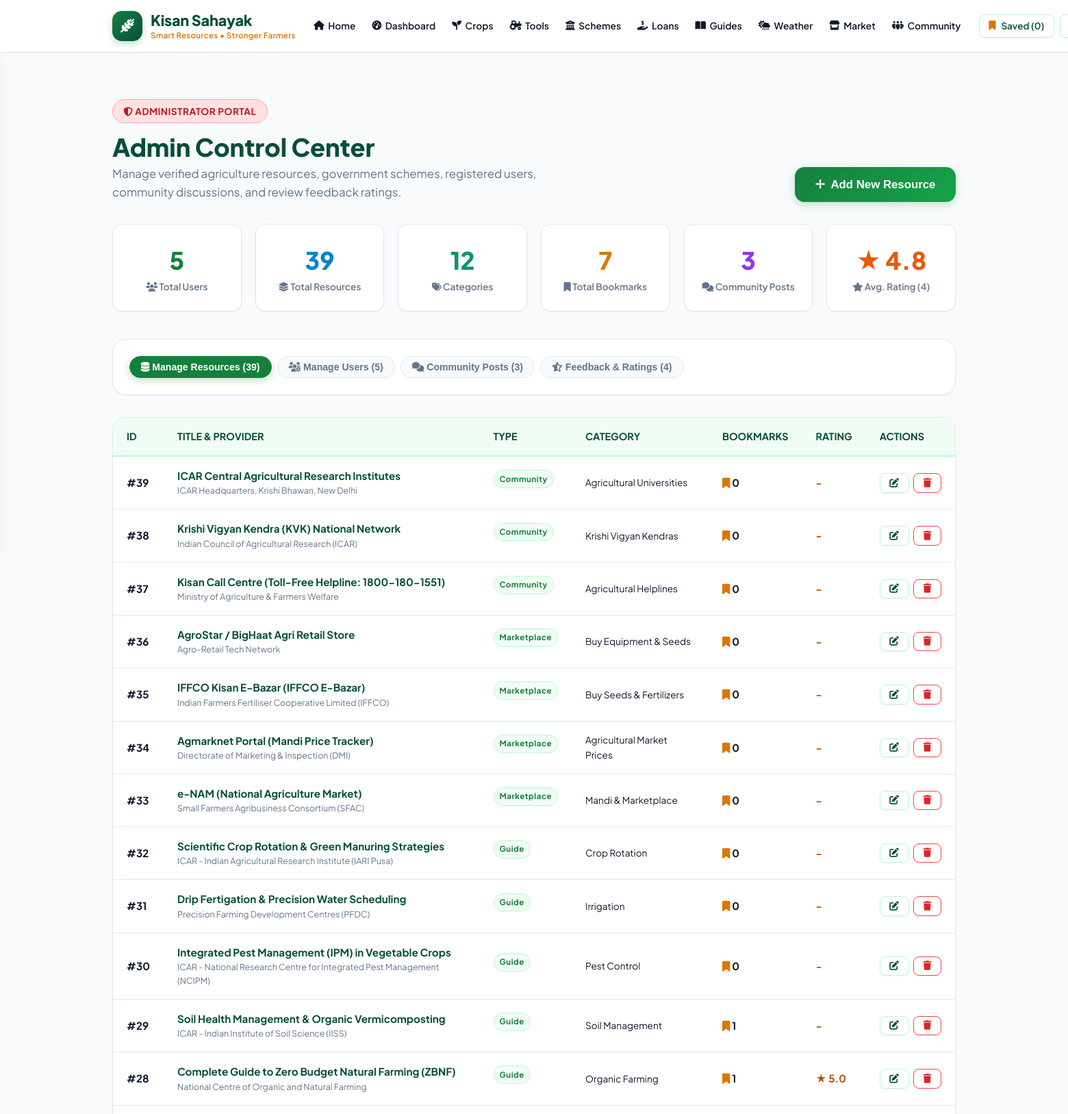
The app's page /admin (signed in, upper part) with its own data.
### tables this page shows
CREATE TABLE resources (
        id INTEGER PRIMARY KEY AUTOINCREMENT,
        title TEXT NOT NULL,
        description TEXT NOT NULL,
        category_id INTEGER,
        category_name TEXT,
        resource_type TEXT NOT NULL,
        external_url TEXT,
        image_url TEXT,
        season_climate TEXT,
        eligibility TEXT,
        benefits TEXT,
        provider TEXT,
        views_count INTEGER DEFAULT 0,
        created_at TIMESTAMP DEFAULT CURRENT_TIMESTAMP
    );

### app.py (the view)
@app.route('/admin')
@admin_required
def admin_dashboard():
    conn = get_db()
    stats = {
        'total_users': conn.execute("SELECT COUNT(*) FROM users").fetchone()[0],
        'total_resources': conn.execute("SELECT COUNT(*) FROM resources").fetchone()[0],
        'total_categories': conn.execute("SELECT COUNT(*) FROM categories").fetchone()[0],
        'total_feedback': conn.execute("SELECT COUNT(*) FROM feedback").fetchone()[0],
        'total_bookmarks': conn.execute("SELECT COUNT(*) FROM bookmarks").fetchone()[0],
        'total_posts': conn.execute("SELECT COUNT(*) FROM community_posts").fetchone()[0],
        'avg_rating': round(conn.execute("SELECT COALESCE(AVG(rating), 0) FROM feedback").fetchone()[0], 1)
    }
    resources_list = conn.execute("""
    SELECT r.*,
           (SELECT COUNT(*) FROM bookmarks WHERE resource_id = r.id) as bookmark_count,
           (SELECT COALESCE(AVG(rating), 0) FROM feedback WHERE resource_id = r.id) as avg_rating
    FROM resources r
    ORDER BY r.id DESC
    """).fetchall()
    users_list = conn.execute("SELECT * FROM users ORDER BY created_at DESC").fetchall()
    categories_list = conn.execute("SELECT * FROM categories ORDER BY name ASC").fetchall()
    feedback_list = conn.execute("""
    SELECT f.*, u.full_name, u.username, r.title as resource_title
    FROM feedback f
    JOIN users u ON f.user_id = u.id
    JOIN resources r ON f.resource_id = r.id
    ORDER BY f.created_at DESC
    """).fetchall()
    posts_list = conn.execute("""
    SELECT p.*, u.full_name, u.username,
           (SELECT COUNT(*) FROM comments WHERE post_id = p.id) as comment_count,
           (SELECT COUNT(*) FROM likes WHERE post_id = p.id) as like_count
    FROM community_posts p
    JOIN users u ON p.user_id = u.id
    ORDER BY p.created_at DESC
    """).fetchall()
    conn.close()
    return render_template(
        'admin.html',
        stats=stats,
        resources=resources_list,
        users=users_list,
        categories=categories_list,
        feedback_list=feedback_list,
        posts=posts_list
    )

### app.py (called while the page is built, shortened)
@app.before_request
def setup_security_and_user():
    if 'csrf_token' not in session:
        session['csrf_token'] = secrets.token_hex(32)
    user_id = session.get('user_id')
    if user_id is None:
        g.user = None
    else:
        conn = get_db()
        user = conn.execute("SELECT * FROM users WHERE id = ?", (user_id,)).fetchone()
        conn.close()
        g.user = user

@app.context_processor
def inject_global_vars():
    user_id = session.get('user_id')
    bookmarked_ids = set()
    if user_id:
        conn = get_db()
        b_rows = conn.execute("SELECT resource_id FROM bookmarks WHERE user_id = ?", (user_id,)).fetchall()
        bookmarked_ids = {row['resource_id'] for row in b_rows}
        conn.close()
    return {
        'current_user': g.user,
        'bookmarked_ids': bookmarked_ids,
        'indian_states': INDIAN_STATES,
        'now_year': datetime.now().year,
        'csrf_token': session.get('csrf_token', '')
    }

@app.template_filter('format_date')
def format_date_filter(value):
    if not value:
        return ''
    try:
        val_str = str(value).strip()
        if 'T' in val_str:
            dt = datetime.fromisoformat(val_str.replace('Z', '+00:00'))
        elif len(val_str) >= 19:
            dt = datetime.strptime(val_str[:19], "%Y-%m-%d %H:%M:%S")
        elif len(val_str) >= 10:
            dt = datetime.strptime(val_str[:10], "%Y-%m-%d")
        else:
            return val_str
        return dt.strftime("%d %b %Y")
    except Exception:
        return str(value)[:10]

def admin_required(f):
    @wraps(f)
    def decorated_function(*args, **kwargs):
        if g.user is None:
            flash('Please log in with administrator privileges.', 'warning')
            return redirect(url_for('login', next=request.path))
        if g.user['role'] != 'admin':
            flash('Access denied. Administrator privileges required.', 'danger')
            return redirect(url_for('index'))
        return f(*args, **kwargs)
    return decorated_function

### database.py (called while the page is built)
def get_db(db_path=None):
    if db_path is None:
        db_path = os.environ.get('KISAN_DB_PATH', DB_PATH)
    folder = os.path.dirname(db_path)
    if folder:
        os.makedirs(folder, exist_ok=True)
    conn = sqlite3.connect(db_path)
    conn.row_factory = sqlite3.Row
    conn.execute("PRAGMA foreign_keys = ON")
    return conn

### templates/admin.html (shortened to what this page needs)
{% extends "base.html" %}
{% block content %}
<div class="container" style="padding-top: 3rem; padding-bottom: 5rem;">
  <div class="section-header" style="text-align: left; margin-bottom: 2rem; display: flex; align-items: flex-end; justify-content: space-between; flex-wrap: wrap; gap: 1rem;">
    <div>
      <span class="section-badge" style="background-color: #fee2e2; color: #b91c1c; border-color: #fca5a5;">
        <i class="fa-solid fa-shield-halved"></i> Administrator Portal
      </span>
      <h1 class="section-title" style="margin-bottom: 0.25rem;">Admin Control Center</h1>
      <p class="section-subtitle" style="margin: 0;">
        Manage verified agriculture resources, government schemes, registered users, community discussions, and review feedback ratings.
      </p>
    </div>
    <button class="btn btn-primary btn-lg" onclick="openModal('addResourceModal')">
      <i class="fa-solid fa-plus"></i> Add New Resource
    </button>
  </div>
  <div class="admin-metrics-grid">
    <div class="admin-metric-card">
      <div class="admin-metric-val">{{ stats.total_users }}</div>
      <div class="admin-metric-label"><i class="fa-solid fa-users"></i> Total Users</div>
    </div>
    <div class="admin-metric-card">
      <div class="admin-metric-val" style="color: #0284c7;">{{ stats.total_resources }}</div>
      <div class="admin-metric-label"><i class="fa-solid fa-layer-group"></i> Total Resources</div>
    </div>
    <div class="admin-metric-card">
      <div class="admin-metric-val" style="color: #059669;">{{ stats.total_categories }}</div>
      <div class="admin-metric-label"><i class="fa-solid fa-tags"></i> Categories</div>
    </div>
    <div class="admin-metric-card">
      <div class="admin-metric-val" style="color: #d97706;">{{ stats.total_bookmarks }}</div>
      <div class="admin-metric-label"><i class="fa-solid fa-bookmark"></i> Total Bookmarks</div>
    </div>
    <div class="admin-metric-card">
      <div class="admin-metric-val" style="color: #9333ea;">{{ stats.total_posts }}</div>
      <div class="admin-metric-label"><i class="fa-solid fa-comments"></i> Community Posts</div>
    </div>
    <div class="admin-metric-card">
      <div class="admin-metric-val" style="color: #ea580c;">★ {{ stats.avg_rating }}</div>
      <div class="admin-metric-label"><i class="fa-solid fa-star"></i> Avg. Rating ({{ stats.total_feedback }})</div>
    </div>
  </div>
  <div class="filter-search-strip" style="margin-bottom: 2rem;">
    <div class="filter-pills-row">
      <button class="filter-pill active" onclick="showAdminTab('tab-resources', this)">
        <i class="fa-solid fa-database"></i> Manage Resources ({{ resources|length }})
      </button>
      <button class="filter-pill" onclick="showAdminTab('tab-users', this)">
        <i class="fa-solid fa-users-gear"></i> Manage Users ({{ users|length }})
      </button>
      <button class="filter-pill" onclick="showAdminTab('tab-community', this)">
        <i class="fa-solid fa-comments"></i> Community Posts ({{ posts|length }})
      </button>
      <button class="filter-pill" onclick="showAdminTab('tab-feedback', this)">
        <i class="fa-solid fa-star-half-stroke"></i> Feedback & Ratings ({{ feedback_list|length }})
      </button>
    </div>
  </div>
  <div id="tab-resources" class="admin-tab-content">
    <div class="admin-table-wrap">
      <table class="mandi-table">
        <thead>
          <tr>
            <th>ID</th>
            <th>Title & Provider</th>
            <th>Type</th>
            <th>Category</th>
            <th>Bookmarks</th>
            <th>Rating</th>
            <th>Actions</th>
          </tr>
        </thead>
        <tbody>
          {% for r in resources %}
            <tr>
              <td style="font-weight: 700;">#{{ r.id }}</td>
              <td>
                <div style="font-weight: 700; color: var(--forest-dark);">{{ r.title }}</div>
                <div style="font-size: 0.78rem; color: var(--text-muted);">{{ r.provider }}</div>
              </td>
              <td>
                <span class="section-badge" style="font-size: 0.72rem; padding: 0.2rem 0.5rem; text-transform: capitalize;">
                  {{ r.resource_type }}
                </span>
              </td>
              <td style="font-size: 0.85rem;">{{ r.category_name }}</td>
              <td style="font-weight: 700;"><i class="fa-solid fa-bookmark" style="color: var(--amber-warm);"></i> {{ r.bookmark_count }}</td>
              <td style="font-weight: 700; color: #b45309;">
                {% if r.avg_rating > 0 %}
                  ★ {{ "%.1f"|format(r.avg_rating) }}
                {% else %}
                  -
                {% endif %}
              </td>
              <td>
                <div style="display: flex; gap: 0.4rem;">
                  <button class="btn btn-secondary btn-sm admin-edit-btn"
                          data-id="{{ r.id }}"
                          data-title="{{ r.title }}"
                          data-type="{{ r.resource_type }}"
                          data-category="{{ r.category_name }}"
                          data-desc="{{ r.description }}"
                          data-url="{{ r.external_url }}"
                          data-provider="{{ r.provider }}"
                          data-climate="{{ r.season_climate }}"
                          data-eligibility="{{ r.eligibility }}"
                          data-benefits="{{ r.benefits }}"
                          title="Edit Resource">
                    <i class="fa-solid fa-pen-to-square"></i>
                  </button>
                  <form action="{{ url_for('admin_delete_resource', res_id=r.id) }}" method="POST" onsubmit="return confirm('Delete this resource permanently?');" style="display: inline;">
                    <button type="submit" class="btn btn-sm btn-outline-danger" title="Delete Resource">
                      <i class="fa-solid fa-trash"></i>
                    </button>
                  </form>
                </div>
              </td>
            </tr>
          {% endfor %}
        </tbody>
      </table>
    </div>
  </div>
</div>
{% endblock %}

### records on screen
resources: id "39", title "ICAR Central Agricultural Research Institutes", provider "ICAR Headquarters, Krishi Bhawan, New Delhi", resource_type "Community", category_name "Agricultural Universities", bookmark_count "0"
resources: id "38", title "Krishi Vigyan Kendra (KVK) National Network", provider "Indian Council of Agricultural Research (ICAR)", resource_type "Community", category_name "Krishi Vigyan Kendras", bookmark_count "0"
resources: id "37", title "Kisan Call Centre (Toll-Free Helpline: 1800-180-1551)", provider "Ministry of Agriculture & Farmers Welfare", resource_type "Community", category_name "Agricultural Helplines", bookmark_count "0"
resources: id "36", title "AgroStar / BigHaat Agri Retail Store", provider "Agro-Retail Tech Network", resource_type "Marketplace", category_name "Buy Equipment & Seeds", bookmark_count "0"
resources: id "35", title "IFFCO Kisan E-Bazar (IFFCO E-Bazar)", provider "Indian Farmers Fertiliser Cooperative Limited (IFFCO)", resource_type "Marketplace", category_name "Buy Seeds & Fertilizers", bookmark_count "0"
resources: id "34", title "Agmarknet Portal (Mandi Price Tracker)", provider "Directorate of Marketing & Inspection (DMI)", resource_type "Marketplace", category_name "Agricultural Market Prices", bookmark_count "0"
resources: id "33", title "e-NAM (National Agriculture Market)", provider "Small Farmers Agribusiness Consortium (SFAC)", resource_type "Marketplace", category_name "Mandi & Marketplace", bookmark_count "0"
resources: id "32", title "Scientific Crop Rotation & Green Manuring Strategies", provider "ICAR - Indian Agricultural Research Institute (IARI Pusa)", resource_type "Guide", category_name "Crop Rotation", bookmark_count "0"
resources: id "31", title "Drip Fertigation & Precision Water Scheduling", provider "Precision Farming Development Centres (PFDC)", resource_type "Guide", category_name "Irrigation", bookmark_count "0"
resources: id "30", title "Integrated Pest Management (IPM) in Vegetable Crops", provider "ICAR - National Research Centre for Integrated Pest Management (NCIPM)", resource_type "Guide", category_name "Pest Control", bookmark_count "0"
resources: id "29", title "Soil Health Management & Organic Vermicomposting", provider "ICAR - Indian Institute of Soil Science (IISS)", resource_type "Guide", category_name "Soil Management", bookmark_count "1"
resources: id "28", title "Complete Guide to Zero Budget Natural Farming (ZBNF)", provider "National Centre of Organic and Natural Farming", resource_type "Guide", category_name "Organic Farming", bookmark_count "1", avg_rating "5.0"

### other values on screen
{{ bookmarked_ids|length }} "0"
{{ stats.total_users }} "5"
{{ stats.total_resources }} "39"
{{ stats.total_categories }} "12"
{{ stats.total_bookmarks }} "7"
{{ stats.total_posts }} "3"
{{ stats.avg_rating }} "4.8"
{{ stats.total_feedback }} "4"
{{ resources|length }} "39"
{{ users|length }} "5"
{{ posts|length }} "3"
{{ feedback_list|length }} "4"
